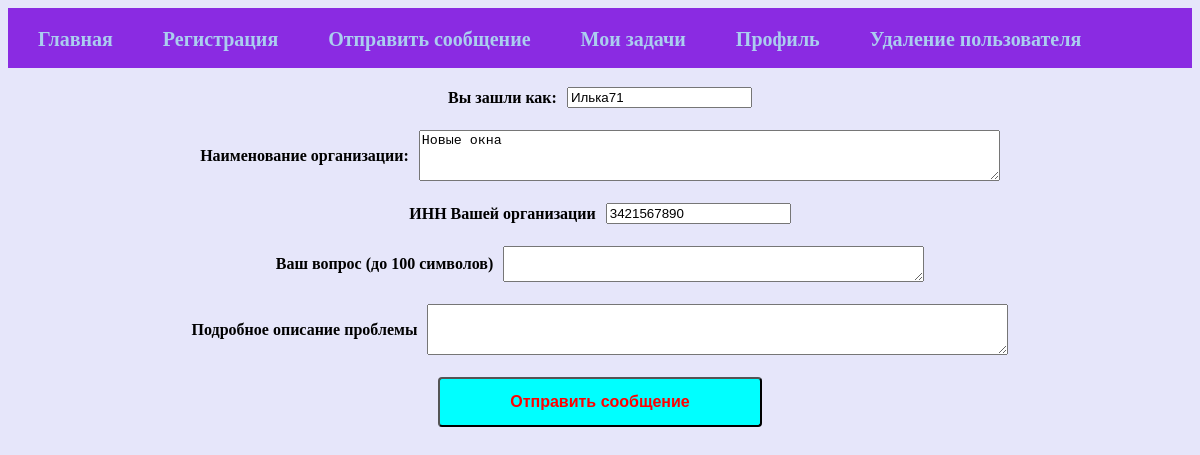
/tasks (signed in), run on the app's committed database.
### app.py (models this page shows, shortened)
class Users(db.Model, UserMixin):
    __tablename__ = 'users'
    id = db.Column(db.Integer, primary_key=True)
    nik = db.Column(db.String(20), unique=True)
    psw = db.Column(db.String(500), nullable=False)
    date = db.Column(db.DateTime, default=datetime.utcnow)
    is_admin = db.Column(db.Boolean, default=False)
    profiles = db.relationship('Profiles', backref='user', cascade='all, delete-orphan')  # Каскадное удаление профилей
    tasks = db.relationship('Tasks', backref='user', cascade='all, delete-orphan')  # Каскадное удаление задач

class Profiles(db.Model):
    __tablename__ = 'profiles'
    id = db.Column(db.Integer, primary_key=True)
    name = db.Column(db.String(50), nullable=False)
    email = db.Column(db.String(50), nullable=False)
    phone = db.Column(db.Integer)
    name_organization = db.Column(db.String(100), nullable=False)
    inn_organization = db.Column(db.Integer)
    user_id = db.Column(db.Integer, db.ForeignKey('users.id'))
    tasks = db.relationship('Tasks', backref='profile', cascade='all, delete-orphan')  # Каскадное удаление задач

### app.py (the view, shortened to what this page needs)
@app.route("/tasks", methods=("POST", "GET"))
def tasks():
    if 'user_id' not in session:
        flash('Пожалуйста, авторизуйтесь для доступа к отправке сообщения', 'error')
        return redirect(url_for('index'))
    user_id = session['user_id']  # Получаем user_id из сессии
    user = Users.query.get(user_id)  # Получаем пользователя по user_id
    profile = Profiles.query.filter_by(user_id=user_id).first()  # Получаем профиль по user_id
    tasks_list = Tasks.query.filter_by(user_id=user.id).all()
    return render_template('tasks.html', title='Сообщения', user=user, profile=profile, tasks=tasks_list)

### templates/tasks.html (shortened to what this page needs)
{% extends 'layout.html' %}}
{% block content %}
<link type="text/css" href="{{ url_for('static', filename='css/registry.css')}}" rel="stylesheet" />
<form action="" method="post" class="form-contact">
    <p><label>Вы зашли как:</label>
        <input type="text" id="nik" name="nik" value="{{ user.nik }}" required readonly></p>
    <p><label>Наименование организации:</label>
        <textarea name="name_organization" rows="3" cols="70" required readonly>{{ profile.name_organization }}
        </textarea></p>
    <p><label>ИНН Вашей организации</label>
        <input type="text" name="inn_organization" value="{{ profile.inn_organization }}" required readonly></p>
    <p><label>Ваш вопрос (до 100 символов)</label>
        <textarea name="task_name" rows="2" cols="50" required></textarea></p>
    <p><label>Подробное описание проблемы</label>
        <textarea name="description" rows="3" cols="70"  required></textarea></p>
    <p><input type="submit" value="Отправить сообщение"></p>
</form>
{% endblock %}

### static/css/style.css (style rules this page uses)
body { background-color: #E6E6FA; }

### static/css/registry.css (style rules this page uses)
body { text-align: center }
p { display: flex; align-items: center; justify-content: center; padding: 3px }
label { margin-right: 10px; font-weight: bold; }
input[type="submit"] { background-color: #00FFFF; color: red; border-radius: 4px; padding: 14px 70px; font-size: 16px; font-weight: bold; cursor: pointer; }

### data on the page
Users: nik "Илька71"
Profiles: name_organization "Новые окна", inn_organization "3421567890"
